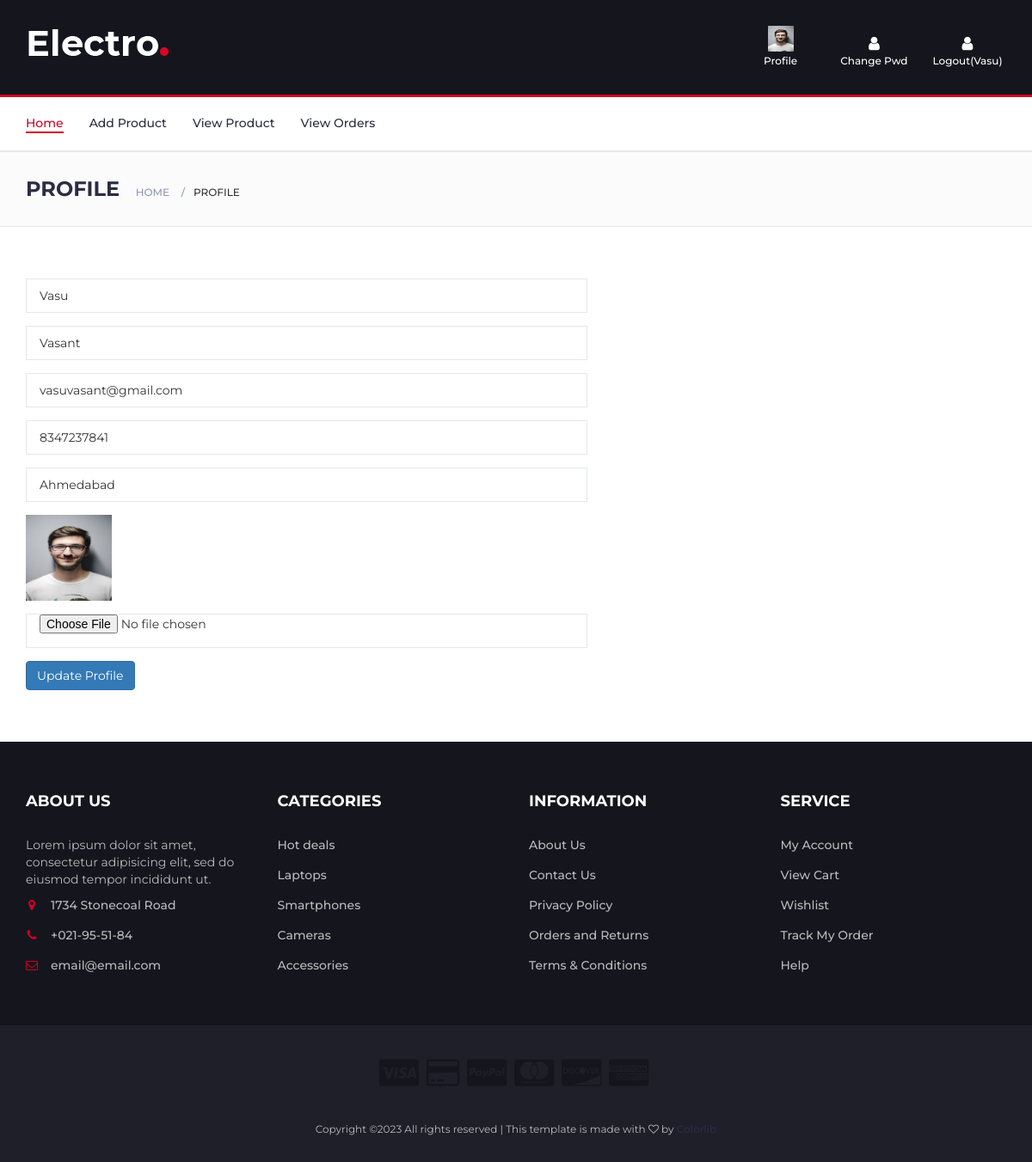
The page /profile/ (signed in) on the database its author committed.
### myapp/models.py (models this page shows, shortened)
class User(models.Model):
    fname=models.CharField(max_length=100)
    lname=models.CharField(max_length=100)
    email=models.EmailField()
    mobile=models.PositiveIntegerField()
    address=models.TextField()
    password=models.CharField(max_length=100)
    profile_pic=models.ImageField(upload_to="profile_pic/",default="")
    usertype=models.CharField(max_length=100,default="buyer")

### myapp/views.py (the view)
# urls.py: path('profile/',views.profile,name='profile'),
def profile(request):
    user=User.objects.get(email=request.session['email'])
    if request.method=="POST":
        user.fname=request.POST['fname']
        user.lname=request.POST['lname']
        user.mobile=request.POST['mobile']
        user.address=request.POST['address']
        try:
            user.profile_pic=request.FILES['profile_pic']
        except:
            pass
        user.save()
        msg="Profile Updated Successfully"
        if user.usertype=="buyer":
            return render(request,'profile.html',{'user':user,'msg':msg})
        else:
            return render(request,'seller_profile.html',{'user':user,'msg':msg})
    else:
        if user.usertype=="buyer":
            return render(request,'profile.html',{'user':user})
        else:
            return render(request,'seller_profile.html',{'user':user})

### templates/seller_profile.html (shortened to what this page needs)
{% extends 'seller_header.html' %}
{% load static %}
{% block content %}
<!DOCTYPE html>
<html lang="en">
	<head>
    </head>
	<body>
		<div id="breadcrumb" class="section">
			<div class="container">
				<div class="row">
					<div class="col-md-12">
						<h3 class="breadcrumb-header">Profile</h3>
						<ul class="breadcrumb-tree">
							<li><a href="#">Home</a></li>
							<li class="active">Profile</li>
						</ul>
					</div>
				</div>
			</div>
		</div>
		<div class="section">
			<div class="container">
				<div class="row">
					<div class="col-md-7">
						<div class="billing-details">
							<form name="signup" action="{% url 'profile' %}" method="post" enctype="multipart/form-data">
							<div class="form-group">
								<input class="input" type="text" name="fname" value="{{user.fname}}">
							</div>
							<div class="form-group">
								<input class="input" type="text" name="lname" value="{{user.lname}}">
							</div>
							<div class="form-group">
								<input class="input" type="email" name="email" value="{{user.email}}" readonly>
							</div>
                            <div class="form-group">
								<input class="input" type="text" name="mobile" value="{{user.mobile}}">
							</div>
							<div class="form-group">
								<input class="input" type="text" name="address" value="{{user.address}}">
							</div>
                            <div class="form-group">
                                <img src="{{user.profile_pic.url}}" width="100px" height="100px">
                            </div>
							<div class="form-group">
								<input class="input" type="file" name="profile_pic">
							</div>
                            <div class="form-group">
								<input class="btn btn-primary" type="submit" name="action" value="Update Profile">
							</div>
							</div>
						</div>
				</div>
			</div>
		</div>
	</body>
</html>
{% endblock %}

### templates/seller_header.html (shortened to what this page needs)
{% load static %}
<!DOCTYPE html>
<html lang="en">
	<head>
		<link type="text/css" rel="stylesheet" href="/static/css/bootstrap.min.css"/>
		<link type="text/css" rel="stylesheet" href="/static/css/slick.css"/>
		<link type="text/css" rel="stylesheet" href="/static/css/slick-theme.css"/>
		<link type="text/css" rel="stylesheet" href="/static/css/nouislider.min.css"/>
		<link rel="stylesheet" href="/static/css/font-awesome.min.css">
		<link type="text/css" rel="stylesheet" href="/static/css/style.css"/>
    </head>
	<body>
		<header>
			<div id="header">
				<div class="container">
					<div class="row">
						<div class="col-md-3">
							<div class="header-logo">
								<a href="#" class="logo">
									<img src="/static/./img/logo.png" alt="">
								</a>
							</div>
						</div>
						<div class="col-md-9 clearfix">
							<div class="header-ctn">
								{% if request.session.email %}
								<div>
									<a href="{% url 'profile' %}">
										<i><img src="{{request.session.profile_pic}}" height="30px" width="30px"></i>
										<span>Profile</span>
									</a>
								</div>
									<div>
										<a href="{% url 'change-password' %}">
											<i class="fa fa-user"></i>
											<span>Change Pwd</span>
										</a>
									</div>
									<div>
										<a href="{% url 'logout' %}">
											<i class="fa fa-user"></i>
											<span>Logout({{request.session.fname}})</span>
										</a>
									</div>
								{% endif %}
							</div>
						</div>
					</div>
				</div>
			</div>
		</header>
		<nav id="navigation">
			<div class="container">
				<div id="responsive-nav">
					<ul class="main-nav nav navbar-nav">
						<li class="active"><a href="{% url 'seller_index' %}">Home</a></li>
						<li><a href="{% url 'seller_add_product' %}">Add Product</a></li>
						<li><a href="{% url 'seller_view_product' %}">View Product</a></li>
						<li><a href="{% url 'seller_view_order' %}">View Orders</a></li>
					</ul>
				</div>
			</div>
		</nav>
        {% block content %}
        {% endblock %}
		<footer id="footer">
			<div class="section">
				<div class="container">
					<div class="row">
						<div class="col-md-3 col-xs-6">
							<div class="footer">
								<h3 class="footer-title">About Us</h3>
								<p>Lorem ipsum dolor sit amet, consectetur adipisicing elit, sed do eiusmod tempor incididunt ut.</p>
								<ul class="footer-links">
									<li><a href="#"><i class="fa fa-map-marker"></i>1734 Stonecoal Road</a></li>
									<li><a href="#"><i class="fa fa-phone"></i>+021-95-51-84</a></li>
									<li><a href="#"><i class="fa fa-envelope-o"></i>email@email.com</a></li>
								</ul>
							</div>
						</div>
						<div class="col-md-3 col-xs-6">
							<div class="footer">
								<h3 class="footer-title">Categories</h3>
								<ul class="footer-links">
									<li><a href="#">Hot deals</a></li>
									<li><a href="#">Laptops</a></li>
									<li><a href="#">Smartphones</a></li>
									<li><a href="#">Cameras</a></li>
									<li><a href="#">Accessories</a></li>
								</ul>
							</div>
						</div>
						<div class="col-md-3 col-xs-6">
							<div class="footer">
								<h3 class="footer-title">Information</h3>
								<ul class="footer-links">
									<li><a href="#">About Us</a></li>
									<li><a href="#">Contact Us</a></li>
									<li><a href="#">Privacy Policy</a></li>
									<li><a href="#">Orders and Returns</a></li>
									<li><a href="#">Terms & Conditions</a></li>
								</ul>
							</div>
						</div>
						<div class="col-md-3 col-xs-6">
							<div class="footer">
								<h3 class="footer-title">Service</h3>
								<ul class="footer-links">
									<li><a href="#">My Account</a></li>
									<li><a href="#">View Cart</a></li>
									<li><a href="#">Wishlist</a></li>
									<li><a href="#">Track My Order</a></li>
									<li><a href="#">Help</a></li>
								</ul>
							</div>
						</div>
					</div>
				</div>
			</div>
			<div id="bottom-footer" class="section">
				<div class="container">
					<div class="row">
						<div class="col-md-12 text-center">
							<ul class="footer-payments">
								<li><a href="#"><i class="fa fa-cc-visa"></i></a></li>
								<li><a href="#"><i class="fa fa-credit-card"></i></a></li>
								<li><a href="#"><i class="fa fa-cc-paypal"></i></a></li>
								<li><a href="#"><i class="fa fa-cc-mastercard"></i></a></li>
								<li><a href="#"><i class="fa fa-cc-discover"></i></a></li>
								<li><a href="#"><i class="fa fa-cc-amex"></i></a></li>
							</ul>
							<span class="copyright">
								Copyright &copy;<script>document.write(new Date().getFullYear());</script> All rights reserved | This template is made with <i class="fa fa-heart-o" aria-hidden="true"></i> by <a href="https://colorlib.com" target="_blank">Colorlib</a>
							</span>
						</div>
					</div>
				</div>
			</div>
		</footer>
	</body>
</html>

### static/css/style.css (style rules this page uses)
body { font-family: 'Montserrat', sans-serif; font-weight: 400; color: #333; }
h1, h2, h3, h4, h5, h6 { color: #2B2D42; font-weight: 700; margin: 0 0 10px; }
a { color: #2B2D42; font-weight: 500; -webkit-transition: 0.2s color; transition: 0.2s color; }
ul, ol { margin: 0; padding: 0; list-style: none }
.input { height: 40px; padding: 0px 15px; border: 1px solid #E4E7ED; background-color: #FFF; width: 100%; }
.section { padding-top: 30px; padding-bottom: 30px; }
#breadcrumb { padding: 30px 0px; background: #FBFBFC; border-bottom: 1px solid #E4E7ED; margin-bottom: 30px; }
#breadcrumb .breadcrumb-header { display: inline-block; margin-top: 0px; margin-bottom: 0px; margin-right: 15px; text-transform: uppercase; }
#breadcrumb .breadcrumb-tree { display: inline-block; }
#breadcrumb .breadcrumb-tree li { display: inline-block; font-size: 12px; font-weight: 500; text-transform: uppercase; }
#breadcrumb .breadcrumb-tree li+li { margin-left: 10px; }
#breadcrumb .breadcrumb-tree li+li:before { content: '/'; display: inline-block; color: #8D99AE; margin-right: 10px; }
#breadcrumb .breadcrumb-tree li a { color: #8D99AE; }
#header { padding-top: 15px; padding-bottom: 15px; background-color: #15161D; }
.header-logo { float: left; }
.header-logo .logo img { display: block; }
.header-ctn { float: right; padding: 15px 0px; }
.header-ctn>div { display: inline-block; }
.header-ctn>div+div { margin-left: 15px; }
.header-ctn>div>a { display: block; position: relative; width: 90px; text-align: center; color: #FFF; }
.header-ctn>div>a>i { display: block; font-size: 18px; }
.header-ctn>div>a>span { font-size: 12px; }
#navigation { background: #FFF; border-bottom: 2px solid #E4E7ED; border-top: 3px solid #D10024; }
.main-nav>li+li { margin-left: 30px }
.main-nav>li>a { padding: 20px 0px; }
.main-nav>li>a:hover, .main-nav>li>a:focus, .main-nav>li.active>a { color: #D10024; background-color: transparent; }
.main-nav>li>a:after { content: ""; display: block; width: 0%; height: 2px; background-color: #D10024; -webkit-transition: 0.2s all; transition: 0.2s all; }
.main-nav>li>a:hover:after, .main-nav>li>a:focus:after, .main-nav>li.active>a:after { width: 100%; }
.billing-details { margin-bottom: 30px; }
#footer { background: #15161D; color: #B9BABC; }
#bottom-footer { background: #1E1F29; }
.footer { margin: 30px 0px; }
.footer .footer-title { color: #FFF; text-transform: uppercase; font-size: 18px; margin: 0px 0px 30px; }
.footer-links li+li { margin-top: 15px; }
.footer-links li a { color: #B9BABC; }
.footer-links li i { margin-right: 15px; color: #D10024; width: 14px; text-align: center; }
.copyright { margin-top: 30px; display: block; font-size: 12px; }
.footer-payments li { display: inline-block; margin-right: 5px; }
.footer-payments li a { color: #15161D; font-size: 36px; display: block; }

### rows shown on the page
User: session.fname "Vasu", fname "Vasu", lname "Vasant", email "vasuvasant@gmail.com", mobile "8347237841", address "Ahmedabad", profile_pic (picture)
